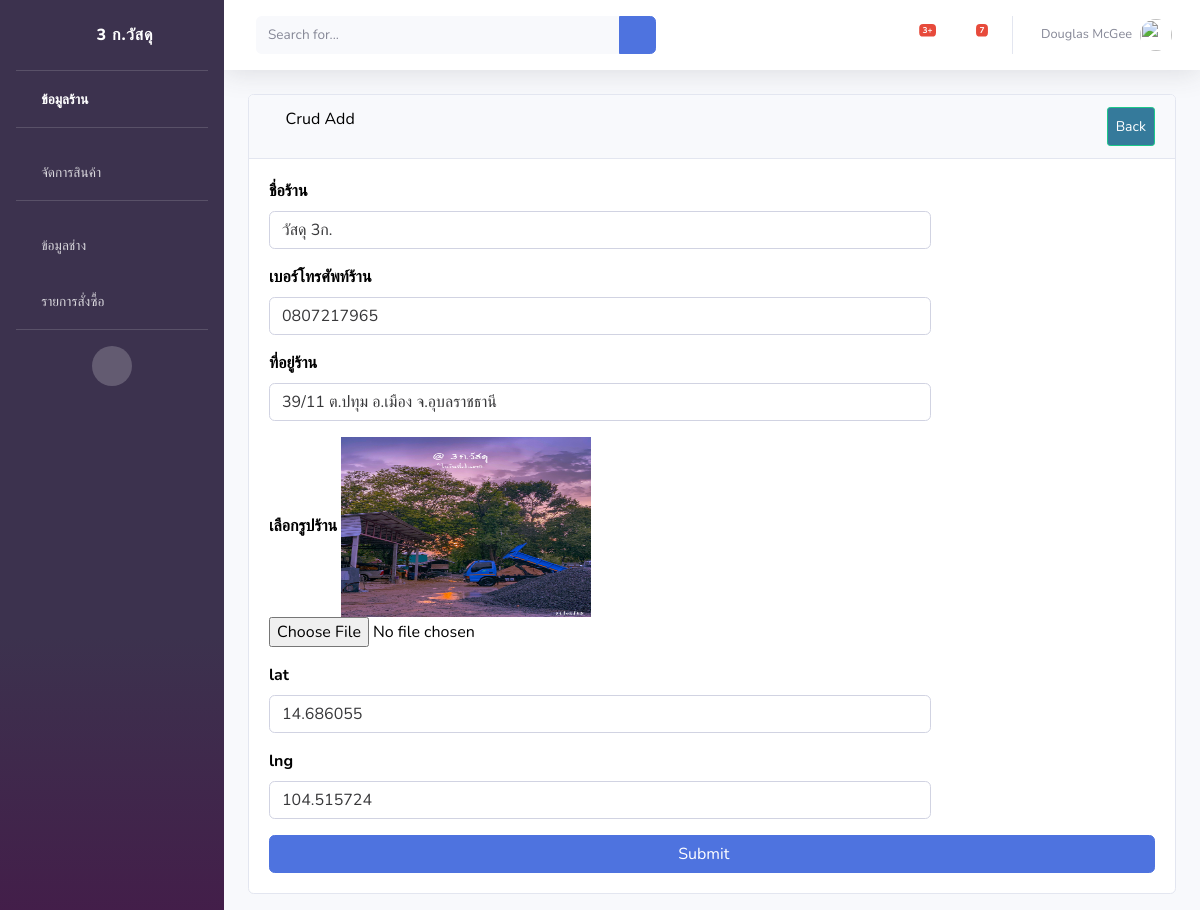
/editstore/1/, run on the app's committed database.
### api/models.py (models this page shows, shortened)
class Store (models.Model):
    store_name = models.CharField(max_length=100,default=' ',verbose_name = 'ชื่อร้าน')
    store_img = models.ImageField(upload_to='images/store/', default='images/store/no-img.png', verbose_name = 'รูปร้าน')
    store_phone = models.CharField(max_length=100,default=' ',verbose_name = 'เบอร์โทรศัพท์ร้าน')
    store_address = models.CharField(max_length=100,default=' ',verbose_name = 'ที่อยู่ร้าน')
    lat =  models.CharField(max_length=1000,default=' ')
    lng =  models.CharField(max_length=1000,default=' ')
    class Meta:
        verbose_name = 'ข้อมูลร้าน'

### api/views.py (the view)
# urls.py: path('editstore/<int:id>/', views.editstore),
def editstore(request, id=0):
    store = Store.objects.get(pk=id)
    if request.method == 'POST':
        form = StoreForm(request.POST, request.FILES, instance=store)
        if form.is_valid():
            form.save()
        else:
            print("==== form.errors ====")
            print(form.errors)
    else:
        form = StoreForm(store)
    return render(request, 'api/editstore.html' ,{
        'form': form,
        'store': store,
    })

### api/forms.py
class StoreForm(forms.ModelForm):
    class Meta:
        model = Store
        fields = '__all__'

### api/templates/api/editstore.html (shortened to what this page needs)
{% extends 'api/base.html' %}
{% block content %}
<div id="content-wrapper">
  <div class="container-fluid">
      <div class="card mb-3">
          <div class="card-header">
              <i class="fas fa-table"></i>
              Crud Add
              <a  class="btn btn-sm btn-success" href="/store" style="padding: 8px; float: right; background-color: rgb(53, 122, 155); color: white;">Back</a>
          </div>
          <div class="card-body">
            <form class="form-horizontal" action="/editstore/{{ store.id }}/" method="POST"  enctype="multipart/form-data">
              <div class="form-group">
                  <div class="form-row">
                      <div class="col-md-9">
                          <div class="form-label-group">
                            <label for="store_name"><b>ชื่อร้าน</b></label>
                            <input type="text" class="form-control" placeholder="กรุณากรอกชื่อร้าน" name="store_name" value="{{ store.store_name }}"  required>
                          </div>
                      </div>
                  </div>
              </div>
            <div class="form-group">
              <div class="form-row">
                  <div class="col-md-9">
                      <div class="form-label-group">
                        <label for="store_phone"><b>เบอร์โทรศัพท์ร้าน</b></label>
                              <input type="text" class="form-control" rows="4"  placeholder="กรุณากรอกเบอร์โทรศัพท์ร้าน" name="store_phone" value="{{ store.store_phone }}" required>
                      </div>
                  </div>
              </div>
          </div>
          <div class="form-group">
            <div class="form-row">
                <div class="col-md-9">
                    <div class="form-label-group">
                      <label for="store_address"><b>ที่อยู่ร้าน</b></label>
                            <input type="text" class="form-control" rows="4"  placeholder="กรุณากรอกที่อยู่ร้าน" name="store_address" value="{{ store.store_address }}" required>
                    </div>
                </div>
            </div>
        </div>
          <div class="form-group">
            <div class="form-row">
                <div class="col-md-9">
                    <div class="form-label-group">
                      <label for="exampleInputFile"><b>เลือกรูปร้าน</b></label>
                      <img src="/media/{{store.store_img}}" class="img-rounded" alt="img" width="250" height="180">
                      <input type="file" class="form-control-file" name="store_img" id="exampleInputFile" aria-describedby="fileHelp">
                    </div>
                </div>
            </div>
        </div>
        <div class="form-group">
            <div class="form-row">
                <div class="col-md-9">
                    <div class="form-label-group">
                      <label for="lat"><b>lat</b></label>
                            <input type="text" class="form-control" rows="4"  placeholder="กรุณากรอกlat" name="lat" value="{{ store.lat }}" required>
                    </div>
                </div>
            </div>
        </div>
        <div class="form-group">
            <div class="form-row">
                <div class="col-md-9">
                    <div class="form-label-group">
                      <label for="lng"><b>lng</b></label>
                            <input type="text" class="form-control" rows="4"  placeholder="กรุณากรอกlng" name="lng" value="{{ store.lng }}" required>
                    </div>
                </div>
            </div>
        </div>
              <button class="btn btn-primary btn-block" type="submit">Submit &nbsp;&nbsp;&nbsp;</button>
          </form>
          </div>
      </div>
  </div>
</div>
{% endblock %}

### api/templates/api/editstore.html (style rules this page uses)
body { margin: 0; font-family: Nunito,-apple-system,BlinkMacSystemFont,"Segoe UI",Roboto,"Helvetica Neue",Arial,sans-serif,"Apple Color Emoji","Segoe UI Emoji","Segoe UI Symbol","Noto Color Emoji"; font-size: 1rem; font-weight: 400; line-height: 1.5; color: #000000; text-align: left; }
.form-control { display: block; width: 100%; height: calc(1.5em + .75rem + 2px); padding: .375rem .75rem; font-size: 1rem; font-weight: 400; line-height: 1.5; color: #38383a; background-color: #fff; background-clip: padding-box; border: 1px solid #d1d3e2; border-radius: .35rem; transition: border-color .15s ease-in-out,box-shadow .15s ease-in-out; }

### data on the page
Store: store_name "วัสดุ 3ก.", store_phone "0807217965", store_address "39/11 ต.ปทุม อ.เมือง จ.อุบลราชธานี", store_img (picture), lat "14.686055", lng "104.515724"
